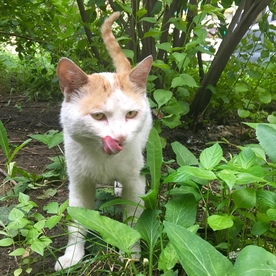
#> input picture chapter5/cat.jpg, 276 x 276 px
$ jupyter execute ImageBase.ipynb
#> lines starting #> are read from the running program, lines starting #| are printed output that depends on the picture; after the words box and inside, x2 and y2 are one past the last pixel; in counts of white or black regions, pixels touching at a corner belong together
[cell 1]
import cv2
import numpy as np
from matplotlib import pyplot as plt

[cell 2]
cat = cv2.imread('cat.jpg')
#> cat is the input picture: shape (276, 276, 3); mean B, G, R 74.9, 125.6, 103.5
# bgr 转换为 rgb
#cat = cv2.cvtColor(cat,cv2.COLOR_BGR2RGB)
plt.imshow(cat)
plt.show()

[cell 3]
print(cat)
#> (printed output is left out)
px = cat[100,100]
#> px = [173, 203, 238]
print('cat在[100,100]处的[b g r]:')
print(px)
#| [173 203 238]
print('cat在[100,100]处的blue分量:')
blue = cat[100,100,0]
#> blue = 173
print(blue)
#| 173

[cell 4]
print(cat.shape)
#| (276, 276, 3)
print(cat.size)
#| 228528
print(cat.dtype)
#| uint8

[cell 5]
head = cat[70:150,70:150]
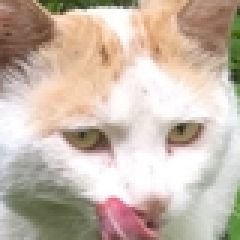
#> head: shape (80, 80, 3) (shown 3 times larger); mean B, G, R 171, 184.4, 200
cat[70:150,160:240] = head
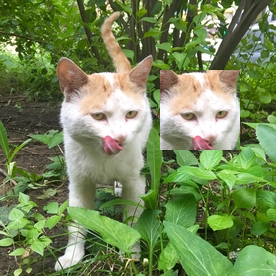
#> cat: shape (276, 276, 3); 8.4% of pixels changed, all inside (x1, y1, x2, y2) = (160, 70, 240, 150)
plt.imshow(cat)
plt.show()

[cell 6]
b = cat[:,:,0]
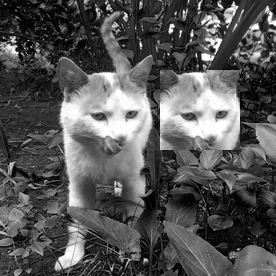
#> b: shape (276, 276); min 0, max 255, mean 86.3
g = cat[:,:,1]
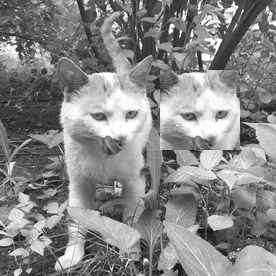
#> g: shape (276, 276); min 12, max 255, mean 134.3
r = cat[:,:,2]
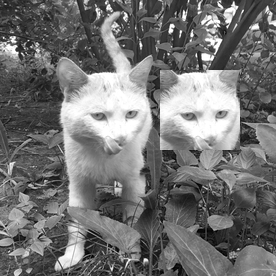
#> r: shape (276, 276); min 0, max 255, mean 115.3
print('blue:')
print(b)
#> (printed output is left out)
print('green:')
print(g)
#> (printed output is left out)
print('red:')
print(r)
#> (printed output is left out)

[cell 7]
img = cv2.copyMakeBorder(cat,20,20,20,20,cv2.BORDER_REPLICATE)
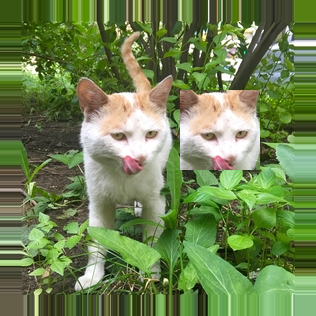
#> img: shape (316, 316, 3); mean B, G, R 80.1, 130.2, 109.4
plt.imshow(img)
plt.show()

$ run again, with chapter5/img1.jpg copied over chapter5/cat.jpg
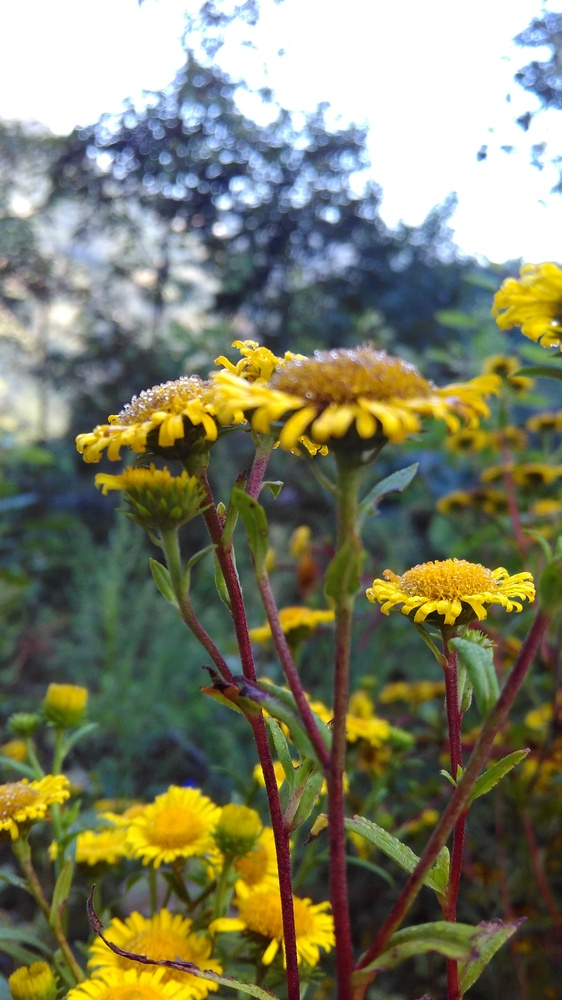
#> input picture chapter5/img1.jpg, 562 x 1000 px, shrunk from 1836 x 3264 before the run
#> cat is the input picture: shape (1000, 562, 3); mean B, G, R 100.3, 126.1, 125.2
#> (printed output is left out)
#> px = [255, 255, 255]
#| [255 255 255]
#> blue = 255
#| 255
#| (1000, 562, 3)
#| 1686000
#| uint8
#> cat: shape (1000, 562, 3); 1.13% of pixels changed, all inside (x1, y1, x2, y2) = (160, 70, 240, 150)
#> `r = cat[:,:,2]`:
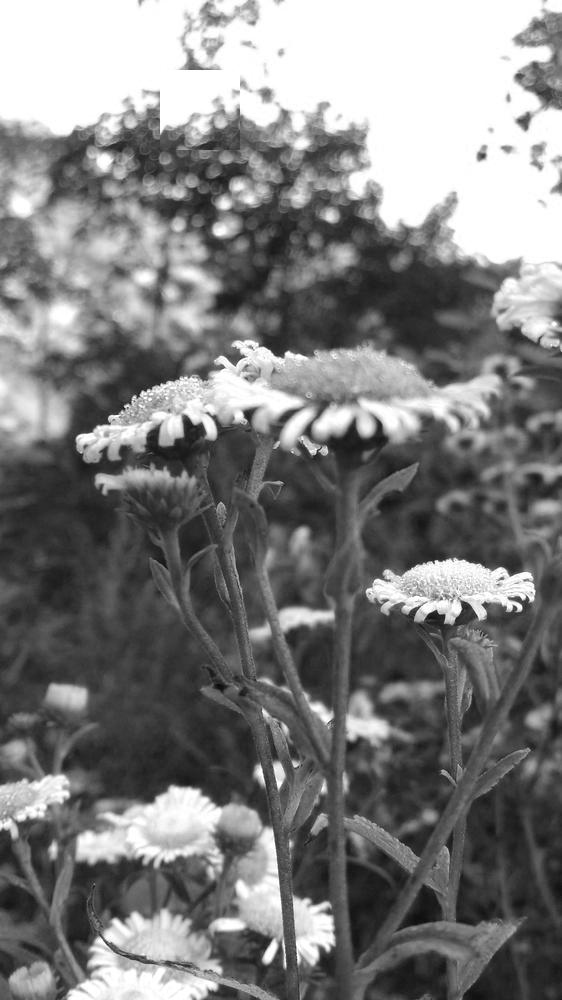
#> r: shape (1000, 562); min 9, max 255, mean 126.1
#> (printed output is left out)
#> (printed output is left out)
#> (printed output is left out)
#> `img = cv2.copyMakeBorder(cat,20,20,20,20,cv2.BORDER_REPLICATE)`:
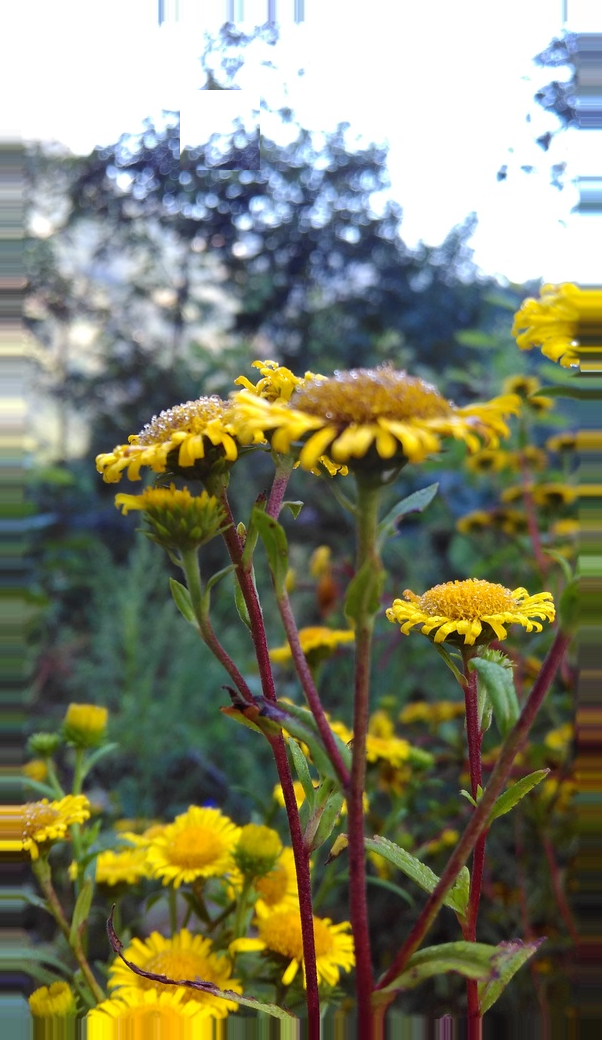
#> img: shape (1040, 602, 3); mean B, G, R 102.6, 128.2, 127.5

$ run again, with chapter5/img2.jpg copied over chapter5/cat.jpg
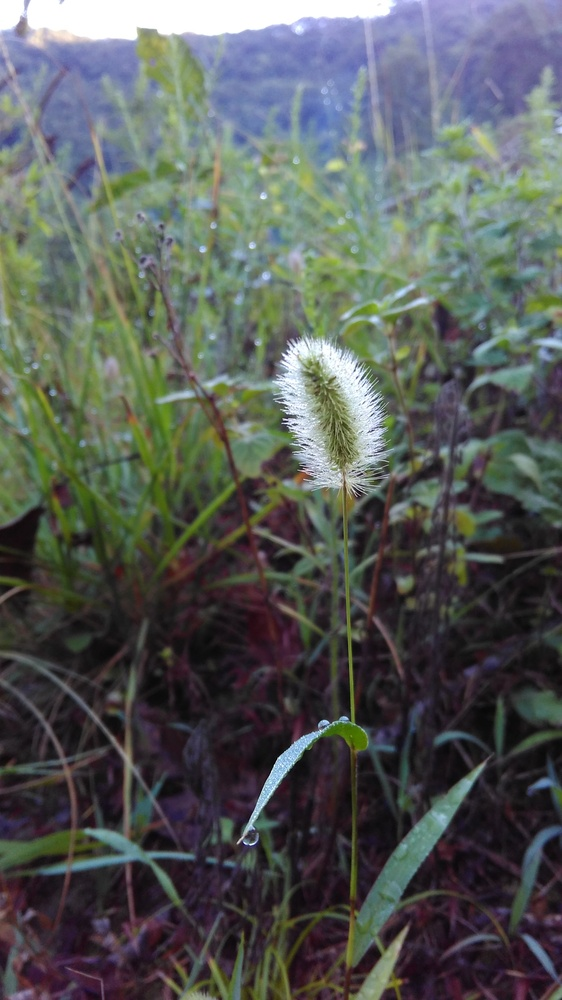
#> input picture chapter5/img2.jpg, 562 x 1000 px, shrunk from 1836 x 3264 before the run
#> cat is the input picture: shape (1000, 562, 3); mean B, G, R 88.7, 91.6, 87.2
#> (printed output is left out)
#> px = [168, 133, 123]
#| [168 133 123]
#> blue = 168
#| 168
#| (1000, 562, 3)
#| 1686000
#| uint8
#> `head = cat[70:150,70:150]`:
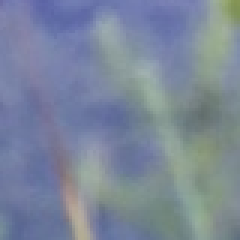
#> head: shape (80, 80, 3) (shown 3 times larger); mean B, G, R 154.3, 134.7, 122.8
#> cat: shape (1000, 562, 3); 1.14% of pixels changed, all inside (x1, y1, x2, y2) = (160, 70, 240, 150)
#> (printed output is left out)
#> (printed output is left out)
#> (printed output is left out)
#> `img = cv2.copyMakeBorder(cat,20,20,20,20,cv2.BORDER_REPLICATE)`:
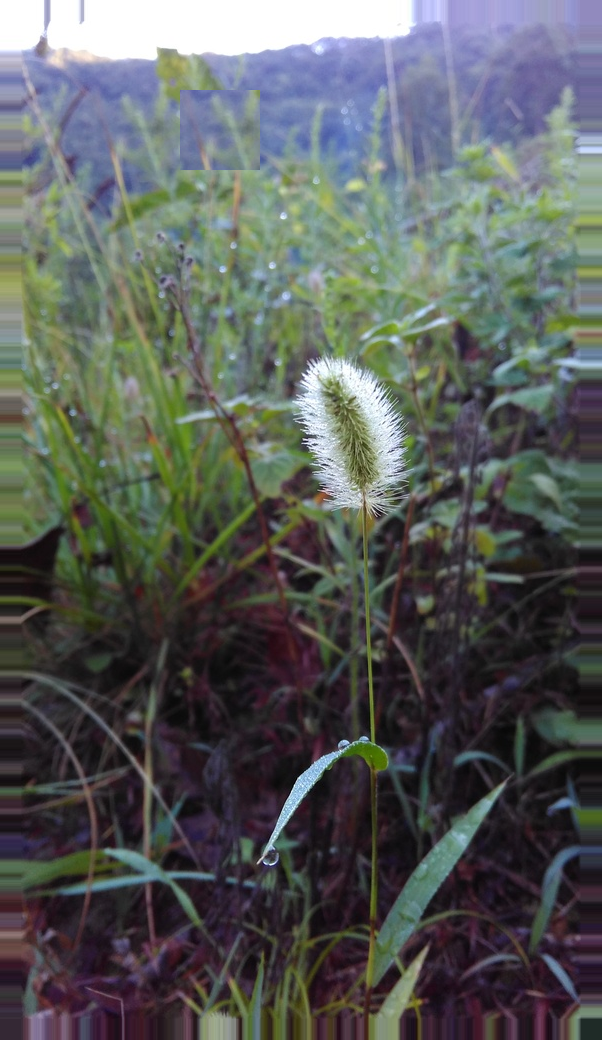
#> img: shape (1040, 602, 3); mean B, G, R 91.1, 93.3, 89.6
